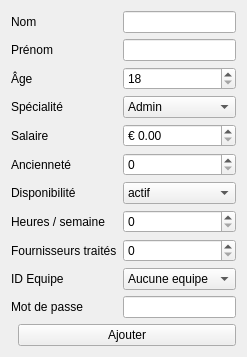
                      <widget class="QWidget" name="tabAjouter">
                       <attribute name="title">
                        <string>Ajouter un employé</string>
                       </attribute>
                       <layout class="QVBoxLayout" name="verticalLayout_ajouter">
                        <item>
                         <layout class="QGridLayout" name="grid_ajouter">
                          <item row="0" column="0">
                           <widget class="QLabel" name="label_nom">
                            <property name="text">
                             <string>Nom</string>
                            </property>
                           </widget>
                          </item>
                          <item row="0" column="1">
                           <widget class="QLineEdit" name="lineEdit_nom" />
                          </item>
                          <item row="1" column="0">
                           <widget class="QLabel" name="label_prenom">
                            <property name="text">
                             <string>Prénom</string>
                            </property>
                           </widget>
                          </item>
                          <item row="1" column="1">
                           <widget class="QLineEdit" name="lineEdit_prenom" />
                          </item>
                          <item row="2" column="0">
                           <widget class="QLabel" name="label_age">
                            <property name="text">
                             <string>Âge</string>
                            </property>
                           </widget>
                          </item>
                          <item row="2" column="1">
                           <widget class="QSpinBox" name="spinBox_age">
                            <property name="minimum">
                             <number>18</number>
                            </property>
                            <property name="maximum">
                             <number>120</number>
                            </property>
                           </widget>
                          </item>
                          <item row="3" column="0">
                           <widget class="QLabel" name="label_spec">
                            <property name="text">
                             <string>Spécialité</string>
                            </property>
                           </widget>
                          </item>
                          <item row="3" column="1">
                           <widget class="QComboBox" name="combo_spec">
                            <item>
                             <property name="text">
                              <string>Admin</string>
                             </property>
                            </item>
                            <item>
                             <property name="text">
                              <string>Manager</string>
                             </property>
                            </item>
                            <item>
                             <property name="text">
                              <string>Technicien</string>
                             </property>
                            </item>
                            <item>
                             <property name="text">
                              <string>Magasinier</string>
                             </property>
                            </item>
                           </widget>
                          </item>
                          <item row="6" column="0">
                           <widget class="QLabel" name="label_salaire">
                            <property name="text">
                             <string>Salaire</string>
                            </property>
                           </widget>
                          </item>
                          <item row="6" column="1">
                           <widget class="QDoubleSpinBox" name="doubleSpin_salaire">
                            <property name="prefix">
                             <string>€ </string>
                            </property>
                            <property name="decimals">
                             <number>2</number>
                            </property>
                            <property name="maximum">
                             <double>1000000.00</double>
                            </property>
                           </widget>
                          </item>
                          <item row="7" column="0">
                           <widget class="QLabel" name="label_anciennete">
                            <property name="text">
                             <string>Ancienneté</string>
                            </property>
                           </widget>
                          </item>
                          <item row="7" column="1">
                           <widget class="QSpinBox" name="spin_anciennete" />
                          </item>
                          <item row="8" column="0">
                           <widget class="QLabel" name="label_disp">
                            <property name="text">
                             <string>Disponibilité</string>
                            </property>
                           </widget>
                          </item>
                          <item row="8" column="1">
                           <widget class="QComboBox" name="combo_disp">
                            <item>
                             <property name="text">
                              <string>actif</string>
                             </property>
                            </item>
                            <item>
                             <property name="text">
                              <string>suspendu</string>
                             </property>
                            </item>
                           </widget>
                          </item>
                          <item row="9" column="0">
                           <widget class="QLabel" name="label_heures">
                            <property name="text">
                             <string>Heures / semaine</string>
                            </property>
                           </widget>
                          </item>
                          <item row="9" column="1">
                           <widget class="QSpinBox" name="spin_heures">
                            <property name="maximum">
                             <number>168</number>
                            </property>
                           </widget>
                          </item>
                          <item row="10" column="0">
                           <widget class="QLabel" name="label_fourn">
                            <property name="text">
                             <string>Fournisseurs traités</string>
                            </property>
                           </widget>
                          </item>
                          <item row="10" column="1">
                           <widget class="QSpinBox" name="spin_fourn">
                            <property name="maximum">
                             <number>1000000</number>
                            </property>
                           </widget>
                          </item>
                          <item row="11" column="0">
                           <widget class="QLabel" name="label_id_equipe">
                            <property name="text">
                             <string>ID Equipe</string>
                            </property>
                           </widget>
                          </item>
                          <item row="11" column="1">
                           <widget class="QComboBox" name="lineEdit_id_equipe">
                            <item>
                             <property name="text">
                              <string>Aucune equipe</string>
                             </property>
                            </item>
                           </widget>
                          </item>
                          <item row="12" column="0">
                           <widget class="QLabel" name="label_mdp">
                            <property name="text">
                             <string>Mot de passe</string>
                            </property>
                           </widget>
                          </item>
                          <item row="12" column="1">
                           <widget class="QLineEdit" name="lineEdit_mdp">
                            <property name="echoMode">
                             <enum>QLineEdit::Password</enum>
                            </property>
                           </widget>
                          </item>
                         </layout>
                        </item>
                        <item>
                         <layout class="QHBoxLayout" name="hButtonsAjouter">
                          <item>
                           <spacer name="spacerH">
                            <property name="orientation">
                             <enum>Qt::Horizontal</enum>
                            </property>
                           </spacer>
                          </item>
                          <item>
                           <widget class="QPushButton" name="btnAjouter">
                            <property name="text">
                             <string>Ajouter</string>
                            </property>
                           </widget>
                          </item>
                         </layout>
                        </item>
                       </layout>
                      </widget>
